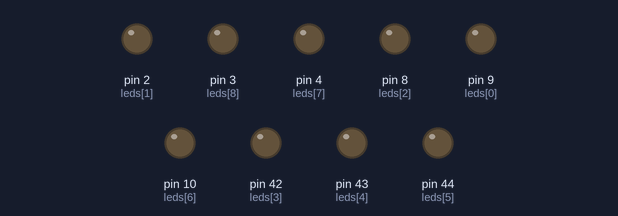
A sketch run on a simulated Arduino Mega 2560, built with avr-gcc and run on an emulated ATmega2560. Shown: output pins drawn as LEDs (lit = HIGH).

Above: at 0.2 s.
At 1.2 s:
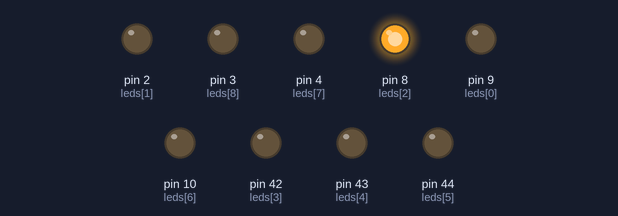
At 1.7 s:
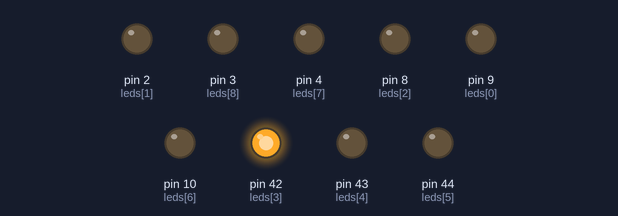
At 2.7 s:
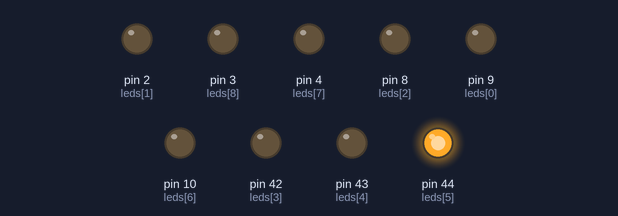
At 3.7 s:
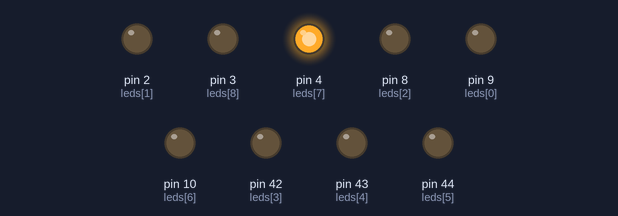
At 5.2 s:
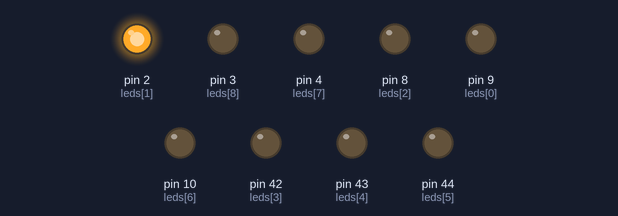
Timing chart, 0 to 5.9 s (numbered marks = the images above):
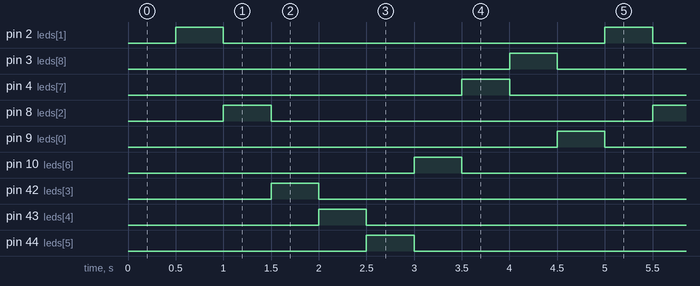

The sketch:

secuencia.ino
```cpp
// Practica 1: Encender todos los LEDs del tablero secuencialmente

#include <Controllino.h> // Se incluye la libreria especifica para usar las salidas del PLC Controllino

// Variables para control de tiempo
unsigned long t_ant = 0;      // Tiempo anterior para control de temporizacion
const long tau = 500;         // Intervalo de tiempo (500 ms) entre encendidos de LEDs

int i = 0;                    // Indice que representa la posicion actual del LED a encender

// Arreglo con los pines de los LEDs que se van a encender en orden secuencial
const int leds[] = {
  CONTROLLINO_D7, CONTROLLINO_D0, CONTROLLINO_D6,
  CONTROLLINO_D12, CONTROLLINO_D13, CONTROLLINO_D14,
  CONTROLLINO_D8, CONTROLLINO_D2, CONTROLLINO_D1,
  CONTROLLINO_D7 // Repite el primero para poder apagarlo al final del ciclo
};

void setup() {
  // Configurar cada pin como salida digital
  pinMode(CONTROLLINO_D0, OUTPUT);
  pinMode(CONTROLLINO_D1, OUTPUT);
  pinMode(CONTROLLINO_D2, OUTPUT);
  pinMode(CONTROLLINO_D6, OUTPUT);
  pinMode(CONTROLLINO_D7, OUTPUT);
  pinMode(CONTROLLINO_D8, OUTPUT);
  pinMode(CONTROLLINO_D12, OUTPUT);
  pinMode(CONTROLLINO_D13, OUTPUT);
  pinMode(CONTROLLINO_D14, OUTPUT);
}

void loop() {
  // Se obtiene el tiempo actual en milisegundos
  unsigned long t_act = millis();

  // Se evalua si ha pasado el intervalo definido (tau)
  if (t_act - t_ant >= tau) {
    t_ant = t_act; // Se actualiza el tiempo anterior

    // Apagar el LED anterior
    digitalWrite(leds[i], LOW);

    // Encender el siguiente LED
    digitalWrite(leds[i+1], HIGH);

    // Avanzar al siguiente indice del arreglo
    i = i + 1;
  }

  // Si se ha llegado al final de la secuencia, reiniciar el indice
  if (i == 9){
    i = 0;
  }
}
```

Measured:
- by itself, pin 2 (leds[1]), pin 3 (leds[8]), pin 4 (leds[7]), pin 8 (leds[2]), pin 9 (leds[0]), pin 10 (leds[6]), pin 42 (leds[3]), pin 43 (leds[4]), pin 44 (leds[5]): alternates HIGH for 0.50 s and LOW for 4.0 s
- by itself, everything shown: repeats every 4.5 s, in 9 steps
